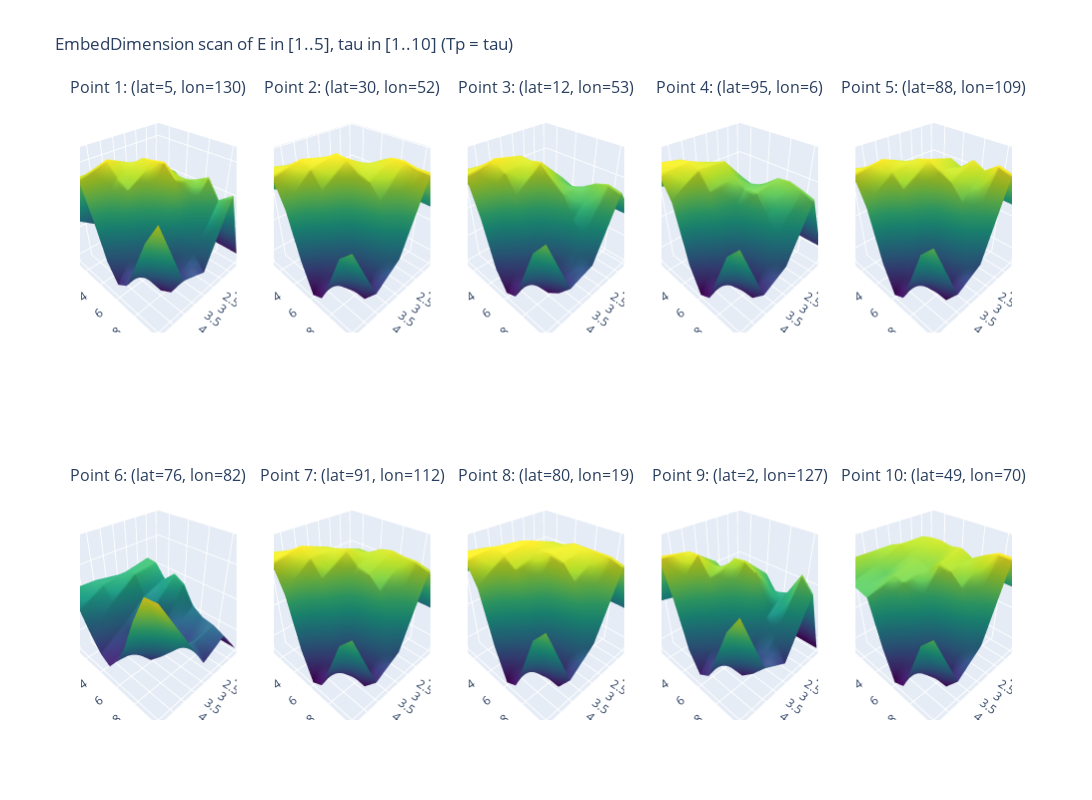

The notebook cell this image was saved under:
### Code cell
import xarray as xr
import pandas as pd
import numpy as np
import random

import plotly.graph_objects as go
from plotly.subplots import make_subplots

from pyEDM import EmbedDimension


# assert ds_sat.sizes["age"] == len(df_pre), (
#     "ds_sat age dimension must match length of precession time series."
# )


# Grab coordinate sizes
nlat = ds_sat.sizes["lat"]
nlon = ds_sat.sizes["lon"]
ages = ds_sat["age"].values  # not strictly needed but good to keep track

# ---------------------------------------------------------------------
# 2. Randomly select 10 (lat, lon) grid points
# ---------------------------------------------------------------------
all_pairs = [(ilat, ilon) for ilat in range(nlat) for ilon in range(nlon)]
random_pairs = random.sample(all_pairs, 10)  # pick 10 unique (ilat, ilon)



results_list = []  # will be a list of (ilat, ilon, Evals, Tauvals, RhoMatrix)

for idx, (ilat, ilon) in enumerate(random_pairs):
    # Extract local sat time series
    sat_ts = ds_sat["sat"].isel(lat=ilat, lon=ilon).values

    df_tmp = pd.DataFrame({
        "Time": ages,
        "pre": df_pre["pre"],  # predictor
        "sat": sat_ts          # target to predict
    })

    # We'll store a 2D array of shape (5,10) for E=1..5, tau=1..10
    # Accessed as RhoMatrix[E-1, tau-1].
    RhoMatrix = np.zeros((5, 10))

    # For each tau in 1..10, call EmbedDimension once with maxE=5 and Tp=tau
    for tau in range(1, 11):
        edm_out = EmbedDimension(
            dataFrame=df_tmp,
            columns="sat",
            target="pre",
            maxE=5,          # We'll evaluate E=1..5
            tau=tau,
            Tp=7,
            lib="1 120",     # Entire time series, adapt if needed
            pred="1 120",
            showPlot=False,  # We'll handle plotting ourselves
            # If you want to speed up or parallelize, you can set numThreads or numProcess
        )

        for e_row in edm_out.itertuples():
            e_val = e_row.E     # 1..5
            # print(e_val)
            rho_val = e_row.rho
            RhoMatrix[int(e_val - 1), int(tau - 1)] = rho_val

    # We'll store the axis values for plotting (note: we want these in 2D for a surface plot).
    E_axis = np.arange(1, 6)     # 1..5
    Tau_axis = np.arange(1, 11)  # 1..10

    # Save the result for this grid point
    results_list.append((ilat, ilon, E_axis, Tau_axis, RhoMatrix))

# ---------------------------------------------------------------------
# 4. Make a 3D surface plot for each of the 10 results
#    using Plotly subplots
# ---------------------------------------------------------------------

# We'll do 2 rows, 5 columns of 3D subplots
fig = make_subplots(
    rows=2, cols=5,
    specs=[
        [{"type": "surface"}]*5,
        [{"type": "surface"}]*5
    ],
    subplot_titles=[f"Point {i+1}: (lat={r[0]}, lon={r[1]})" for i, r in enumerate(results_list)]
)

for i, (ilat, ilon, E_axis, Tau_axis, RhoMatrix) in enumerate(results_list):

    E_grid, Tau_grid = np.meshgrid(E_axis, Tau_axis, indexing='ij')

    row = (i // 5) + 1
    col = (i % 5) + 1

    # Create the surface trace
    surf = go.Surface(
        x=E_grid,       # E dimension
        y=Tau_grid,     # tau dimension
        z=RhoMatrix,    # rho
        colorscale="Viridis",   # or any Plotly colormap you like
        showscale=False         # hide colorbar in subplots for neatness
    )
    fig.add_trace(surf, row=row, col=col)

# Update overall layout
fig.update_layout(
    height=800, width=1400,
    title="EmbedDimension scan of E in [1..5], tau in [1..10] (Tp = tau)",
    scene=dict(
        xaxis_title="E",
        yaxis_title="tau",
        zaxis_title="rho"
    ),
    # If you prefer separate axis labels per subplot, you can set them individually
    # with fig.update_xaxes(..., row=?, col=?)
)

fig.show()

### Figure 1 — Plotly figure (JSON) as saved in the notebook; plotly's stock layout.template omitted (floating-point values rounded to 4 significant figures)
{"data": [{"colorscale": [[0, "#440154"], [0.1111, "#482878"], [0.2222, "#3e4989"], [0.3333, "#31688e"], [0.4444, "#26828e"], [0.5556, "#1f9e89"], [0.6667, "#35b779"], [0.7778, "#6ece58"], [0.8889, "#b5de2b"], [1, "#fde725"]], "scene": "scene", "showscale": false, "type": "surface", "x": [[1, 1, 1, 1, 1, 1, 1, 1, 1, 1], [2, 2, 2, 2, 2, 2, 2, 2, 2, 2], [3, 3, 3, 3, 3, 3, 3, 3, 3, 3], [4, 4, 4, 4, 4, 4, 4, 4, 4, 4], [5, 5, 5, 5, 5, 5, 5, 5, 5, 5]], "y": [[1, 2, 3, 4, 5, 6, 7, 8, 9, 10], [1, 2, 3, 4, 5, 6, 7, 8, 9, 10], [1, 2, 3, 4, 5, 6, 7, 8, 9, 10], [1, 2, 3, 4, 5, 6, 7, 8, 9, 10], [1, 2, 3, 4, 5, 6, 7, 8, 9, 10]], "z": [[0.6103, 0.6103, 0.6103, 0.6103, 0.6103, 0.6103, 0.6103, 0.6103, 0.6103, 0.6103], [0.6547, 0.5801, 0.7014, 0.7544, 0.8597, 0.835, 0.8635, 0.884, 0.8309, 0.8612], [0.6408, 0.7722, 0.8888, 0.9163, 0.9222, 0.93, 0.8918, 0.7623, 0.709, 0.656], [0.6774, 0.8759, 0.9272, 0.8878, 0.8655, 0.7645, 0.6626, 0.5911, 0.6154, 0.6917], [0.7404, 0.8915, 0.9018, 0.8012, 0.683, 0.6223, 0.6495, 0.7442, 0.8422, 0.9104]]}, {"colorscale": [[0, "#440154"], [0.1111, "#482878"], [0.2222, "#3e4989"], [0.3333, "#31688e"], [0.4444, "#26828e"], [0.5556, "#1f9e89"], [0.6667, "#35b779"], [0.7778, "#6ece58"], [0.8889, "#b5de2b"], [1, "#fde725"]], "scene": "scene2", "showscale": false, "type": "surface", "x": [[1, 1, 1, 1, 1, 1, 1, 1, 1, 1], [2, 2, 2, 2, 2, 2, 2, 2, 2, 2], [3, 3, 3, 3, 3, 3, 3, 3, 3, 3], [4, 4, 4, 4, 4, 4, 4, 4, 4, 4], [5, 5, 5, 5, 5, 5, 5, 5, 5, 5]], "y": [[1, 2, 3, 4, 5, 6, 7, 8, 9, 10], [1, 2, 3, 4, 5, 6, 7, 8, 9, 10], [1, 2, 3, 4, 5, 6, 7, 8, 9, 10], [1, 2, 3, 4, 5, 6, 7, 8, 9, 10], [1, 2, 3, 4, 5, 6, 7, 8, 9, 10]], "z": [[0.8486, 0.8486, 0.8486, 0.8486, 0.8486, 0.8486, 0.8486, 0.8486, 0.8486, 0.8486], [0.828, 0.8547, 0.9164, 0.928, 0.9483, 0.971, 0.9889, 0.9926, 0.9863, 0.9866], [0.8439, 0.9217, 0.9721, 0.9926, 0.9891, 0.9678, 0.9534, 0.913, 0.8527, 0.7853], [0.8811, 0.9652, 0.9909, 0.9762, 0.9313, 0.843, 0.7422, 0.6744, 0.6761, 0.7263], [0.9107, 0.9832, 0.9736, 0.9011, 0.7646, 0.6685, 0.6866, 0.7754, 0.8711, 0.9085]]}, {"colorscale": [[0, "#440154"], [0.1111, "#482878"], [0.2222, "#3e4989"], [0.3333, "#31688e"], [0.4444, "#26828e"], [0.5556, "#1f9e89"], [0.6667, "#35b779"], [0.7778, "#6ece58"], [0.8889, "#b5de2b"], [1, "#fde725"]], "scene": "scene3", "showscale": false, "type": "surface", "x": [[1, 1, 1, 1, 1, 1, 1, 1, 1, 1], [2, 2, 2, 2, 2, 2, 2, 2, 2, 2], [3, 3, 3, 3, 3, 3, 3, 3, 3, 3], [4, 4, 4, 4, 4, 4, 4, 4, 4, 4], [5, 5, 5, 5, 5, 5, 5, 5, 5, 5]], "y": [[1, 2, 3, 4, 5, 6, 7, 8, 9, 10], [1, 2, 3, 4, 5, 6, 7, 8, 9, 10], [1, 2, 3, 4, 5, 6, 7, 8, 9, 10], [1, 2, 3, 4, 5, 6, 7, 8, 9, 10], [1, 2, 3, 4, 5, 6, 7, 8, 9, 10]], "z": [[0.7897, 0.7897, 0.7897, 0.7897, 0.7897, 0.7897, 0.7897, 0.7897, 0.7897, 0.7897], [0.845, 0.8835, 0.8696, 0.8515, 0.8826, 0.8673, 0.8842, 0.9099, 0.9232, 0.9139], [0.8527, 0.9001, 0.9583, 0.9561, 0.9652, 0.932, 0.8984, 0.8293, 0.7888, 0.7156], [0.8753, 0.949, 0.9785, 0.9492, 0.8901, 0.7805, 0.6701, 0.6057, 0.6392, 0.6928], [0.8922, 0.9561, 0.9576, 0.8467, 0.6846, 0.6146, 0.6345, 0.7449, 0.8557, 0.908]]}, {"colorscale": [[0, "#440154"], [0.1111, "#482878"], [0.2222, "#3e4989"], [0.3333, "#31688e"], [0.4444, "#26828e"], [0.5556, "#1f9e89"], [0.6667, "#35b779"], [0.7778, "#6ece58"], [0.8889, "#b5de2b"], [1, "#fde725"]], "scene": "scene4", "showscale": false, "type": "surface", "x": [[1, 1, 1, 1, 1, 1, 1, 1, 1, 1], [2, 2, 2, 2, 2, 2, 2, 2, 2, 2], [3, 3, 3, 3, 3, 3, 3, 3, 3, 3], [4, 4, 4, 4, 4, 4, 4, 4, 4, 4], [5, 5, 5, 5, 5, 5, 5, 5, 5, 5]], "y": [[1, 2, 3, 4, 5, 6, 7, 8, 9, 10], [1, 2, 3, 4, 5, 6, 7, 8, 9, 10], [1, 2, 3, 4, 5, 6, 7, 8, 9, 10], [1, 2, 3, 4, 5, 6, 7, 8, 9, 10], [1, 2, 3, 4, 5, 6, 7, 8, 9, 10]], "z": [[0.7151, 0.7151, 0.7151, 0.7151, 0.7151, 0.7151, 0.7151, 0.7151, 0.7151, 0.7151], [0.7676, 0.8515, 0.8401, 0.8746, 0.87, 0.8952, 0.9218, 0.9264, 0.9176, 0.9063], [0.8429, 0.9268, 0.9451, 0.9582, 0.9297, 0.9095, 0.9107, 0.8597, 0.8185, 0.749], [0.8809, 0.9655, 0.9711, 0.9619, 0.9148, 0.8162, 0.7087, 0.6677, 0.67, 0.7116], [0.904, 0.9797, 0.9645, 0.9091, 0.7421, 0.6587, 0.6779, 0.773, 0.8651, 0.9059]]}, {"colorscale": [[0, "#440154"], [0.1111, "#482878"], [0.2222, "#3e4989"], [0.3333, "#31688e"], [0.4444, "#26828e"], [0.5556, "#1f9e89"], [0.6667, "#35b779"], [0.7778, "#6ece58"], [0.8889, "#b5de2b"], [1, "#fde725"]], "scene": "scene5", "showscale": false, "type": "surface", "x": [[1, 1, 1, 1, 1, 1, 1, 1, 1, 1], [2, 2, 2, 2, 2, 2, 2, 2, 2, 2], [3, 3, 3, 3, 3, 3, 3, 3, 3, 3], [4, 4, 4, 4, 4, 4, 4, 4, 4, 4], [5, 5, 5, 5, 5, 5, 5, 5, 5, 5]], "y": [[1, 2, 3, 4, 5, 6, 7, 8, 9, 10], [1, 2, 3, 4, 5, 6, 7, 8, 9, 10], [1, 2, 3, 4, 5, 6, 7, 8, 9, 10], [1, 2, 3, 4, 5, 6, 7, 8, 9, 10], [1, 2, 3, 4, 5, 6, 7, 8, 9, 10]], "z": [[0.8397, 0.8397, 0.8397, 0.8397, 0.8397, 0.8397, 0.8397, 0.8397, 0.8397, 0.8397], [0.884, 0.8968, 0.9054, 0.9265, 0.9448, 0.9325, 0.9618, 0.9471, 0.9708, 0.9618], [0.8918, 0.925, 0.9394, 0.957, 0.9665, 0.9521, 0.933, 0.8964, 0.8404, 0.7553], [0.8966, 0.9384, 0.9692, 0.9487, 0.9151, 0.8306, 0.7107, 0.6652, 0.665, 0.7159], [0.9002, 0.9594, 0.9579, 0.8898, 0.7466, 0.6626, 0.6817, 0.7722, 0.8658, 0.9034]]}, {"colorscale": [[0, "#440154"], [0.1111, "#482878"], [0.2222, "#3e4989"], [0.3333, "#31688e"], [0.4444, "#26828e"], [0.5556, "#1f9e89"], [0.6667, "#35b779"], [0.7778, "#6ece58"], [0.8889, "#b5de2b"], [1, "#fde725"]], "scene": "scene6", "showscale": false, "type": "surface", "x": [[1, 1, 1, 1, 1, 1, 1, 1, 1, 1], [2, 2, 2, 2, 2, 2, 2, 2, 2, 2], [3, 3, 3, 3, 3, 3, 3, 3, 3, 3], [4, 4, 4, 4, 4, 4, 4, 4, 4, 4], [5, 5, 5, 5, 5, 5, 5, 5, 5, 5]], "y": [[1, 2, 3, 4, 5, 6, 7, 8, 9, 10], [1, 2, 3, 4, 5, 6, 7, 8, 9, 10], [1, 2, 3, 4, 5, 6, 7, 8, 9, 10], [1, 2, 3, 4, 5, 6, 7, 8, 9, 10], [1, 2, 3, 4, 5, 6, 7, 8, 9, 10]], "z": [[0.5415, 0.5415, 0.5415, 0.5415, 0.5415, 0.5415, 0.5415, 0.5415, 0.5415, 0.5415], [0.7034, 0.7678, 0.7647, 0.7252, 0.757, 0.7397, 0.6849, 0.6639, 0.6574, 0.642], [0.7287, 0.7543, 0.7613, 0.7019, 0.6846, 0.6349, 0.6334, 0.608, 0.6528, 0.6007], [0.7437, 0.7454, 0.7054, 0.6453, 0.6026, 0.6071, 0.5914, 0.63, 0.6746, 0.7349], [0.7468, 0.7022, 0.6419, 0.5947, 0.5736, 0.6206, 0.6906, 0.7868, 0.8638, 0.8673]]}, {"colorscale": [[0, "#440154"], [0.1111, "#482878"], [0.2222, "#3e4989"], [0.3333, "#31688e"], [0.4444, "#26828e"], [0.5556, "#1f9e89"], [0.6667, "#35b779"], [0.7778, "#6ece58"], [0.8889, "#b5de2b"], [1, "#fde725"]], "scene": "scene7", "showscale": false, "type": "surface", "x": [[1, 1, 1, 1, 1, 1, 1, 1, 1, 1], [2, 2, 2, 2, 2, 2, 2, 2, 2, 2], [3, 3, 3, 3, 3, 3, 3, 3, 3, 3], [4, 4, 4, 4, 4, 4, 4, 4, 4, 4], [5, 5, 5, 5, 5, 5, 5, 5, 5, 5]], "y": [[1, 2, 3, 4, 5, 6, 7, 8, 9, 10], [1, 2, 3, 4, 5, 6, 7, 8, 9, 10], [1, 2, 3, 4, 5, 6, 7, 8, 9, 10], [1, 2, 3, 4, 5, 6, 7, 8, 9, 10], [1, 2, 3, 4, 5, 6, 7, 8, 9, 10]], "z": [[0.7997, 0.7997, 0.7997, 0.7997, 0.7997, 0.7997, 0.7997, 0.7997, 0.7997, 0.7997], [0.8561, 0.9154, 0.9036, 0.9391, 0.9396, 0.9607, 0.9692, 0.9653, 0.9659, 0.9566], [0.884, 0.9415, 0.9588, 0.9654, 0.9746, 0.944, 0.9331, 0.902, 0.8409, 0.7583], [0.8985, 0.9647, 0.9864, 0.9667, 0.922, 0.8332, 0.7108, 0.6708, 0.6679, 0.7136], [0.9185, 0.9818, 0.9706, 0.9012, 0.753, 0.6599, 0.6801, 0.7717, 0.8647, 0.9039]]}, {"colorscale": [[0, "#440154"], [0.1111, "#482878"], [0.2222, "#3e4989"], [0.3333, "#31688e"], [0.4444, "#26828e"], [0.5556, "#1f9e89"], [0.6667, "#35b779"], [0.7778, "#6ece58"], [0.8889, "#b5de2b"], [1, "#fde725"]], "scene": "scene8", "showscale": false, "type": "surface", "x": [[1, 1, 1, 1, 1, 1, 1, 1, 1, 1], [2, 2, 2, 2, 2, 2, 2, 2, 2, 2], [3, 3, 3, 3, 3, 3, 3, 3, 3, 3], [4, 4, 4, 4, 4, 4, 4, 4, 4, 4], [5, 5, 5, 5, 5, 5, 5, 5, 5, 5]], "y": [[1, 2, 3, 4, 5, 6, 7, 8, 9, 10], [1, 2, 3, 4, 5, 6, 7, 8, 9, 10], [1, 2, 3, 4, 5, 6, 7, 8, 9, 10], [1, 2, 3, 4, 5, 6, 7, 8, 9, 10], [1, 2, 3, 4, 5, 6, 7, 8, 9, 10]], "z": [[0.7966, 0.7966, 0.7966, 0.7966, 0.7966, 0.7966, 0.7966, 0.7966, 0.7966, 0.7966], [0.8649, 0.8708, 0.9225, 0.9421, 0.9451, 0.9578, 0.9579, 0.9583, 0.9586, 0.9496], [0.866, 0.9257, 0.957, 0.967, 0.9543, 0.9556, 0.9469, 0.9126, 0.8507, 0.7842], [0.8913, 0.953, 0.965, 0.9572, 0.9328, 0.8514, 0.7411, 0.6768, 0.6757, 0.727], [0.8968, 0.9632, 0.9591, 0.9048, 0.7643, 0.67, 0.6878, 0.7757, 0.8696, 0.9087]]}, {"colorscale": [[0, "#440154"], [0.1111, "#482878"], [0.2222, "#3e4989"], [0.3333, "#31688e"], [0.4444, "#26828e"], [0.5556, "#1f9e89"], [0.6667, "#35b779"], [0.7778, "#6ece58"], [0.8889, "#b5de2b"], [1, "#fde725"]], "scene": "scene9", "showscale": false, "type": "surface", "x": [[1, 1, 1, 1, 1, 1, 1, 1, 1, 1], [2, 2, 2, 2, 2, 2, 2, 2, 2, 2], [3, 3, 3, 3, 3, 3, 3, 3, 3, 3], [4, 4, 4, 4, 4, 4, 4, 4, 4, 4], [5, 5, 5, 5, 5, 5, 5, 5, 5, 5]], "y": [[1, 2, 3, 4, 5, 6, 7, 8, 9, 10], [1, 2, 3, 4, 5, 6, 7, 8, 9, 10], [1, 2, 3, 4, 5, 6, 7, 8, 9, 10], [1, 2, 3, 4, 5, 6, 7, 8, 9, 10], [1, 2, 3, 4, 5, 6, 7, 8, 9, 10]], "z": [[0.5681, 0.5681, 0.5681, 0.5681, 0.5681, 0.5681, 0.5681, 0.5681, 0.5681, 0.5681], [0.6857, 0.7522, 0.7335, 0.7913, 0.7903, 0.8348, 0.7866, 0.8026, 0.8812, 0.8366], [0.753, 0.7792, 0.8646, 0.8425, 0.9052, 0.9113, 0.8914, 0.7626, 0.7139, 0.6348], [0.742, 0.8596, 0.9285, 0.9336, 0.8724, 0.7599, 0.6587, 0.5898, 0.6324, 0.6887], [0.7611, 0.8816, 0.9451, 0.8325, 0.6755, 0.6037, 0.632, 0.7388, 0.8465, 0.9107]]}, {"colorscale": [[0, "#440154"], [0.1111, "#482878"], [0.2222, "#3e4989"], [0.3333, "#31688e"], [0.4444, "#26828e"], [0.5556, "#1f9e89"], [0.6667, "#35b779"], [0.7778, "#6ece58"], [0.8889, "#b5de2b"], [1, "#fde725"]], "scene": "scene10", "showscale": false, "type": "surface", "x": [[1, 1, 1, 1, 1, 1, 1, 1, 1, 1], [2, 2, 2, 2, 2, 2, 2, 2, 2, 2], [3, 3, 3, 3, 3, 3, 3, 3, 3, 3], [4, 4, 4, 4, 4, 4, 4, 4, 4, 4], [5, 5, 5, 5, 5, 5, 5, 5, 5, 5]], "y": [[1, 2, 3, 4, 5, 6, 7, 8, 9, 10], [1, 2, 3, 4, 5, 6, 7, 8, 9, 10], [1, 2, 3, 4, 5, 6, 7, 8, 9, 10], [1, 2, 3, 4, 5, 6, 7, 8, 9, 10], [1, 2, 3, 4, 5, 6, 7, 8, 9, 10]], "z": [[0.869, 0.869, 0.869, 0.869, 0.869, 0.869, 0.869, 0.869, 0.869, 0.869], [0.9193, 0.9577, 0.9648, 0.9667, 0.9617, 0.9671, 0.9523, 0.9726, 0.9894, 0.9896], [0.9472, 0.9589, 0.9428, 0.9359, 0.9294, 0.9532, 0.9471, 0.9154, 0.8566, 0.7884], [0.9479, 0.9259, 0.9095, 0.927, 0.9218, 0.846, 0.7446, 0.6769, 0.6777, 0.7269], [0.9497, 0.9062, 0.9056, 0.8992, 0.7671, 0.6706, 0.6875, 0.7762, 0.8711, 0.9099]]}], "layout": {"annotations": [{"font": {"size": 16}, "showarrow": false, "text": "Point 1: (lat=5, lon=130)", "x": 0.084, "xanchor": "center", "xref": "paper", "y": 1, "yanchor": "bottom", "yref": "paper"}, {"font": {"size": 16}, "showarrow": false, "text": "Point 2: (lat=30, lon=52)", "x": 0.292, "xanchor": "center", "xref": "paper", "y": 1, "yanchor": "bottom", "yref": "paper"}, {"font": {"size": 16}, "showarrow": false, "text": "Point 3: (lat=12, lon=53)", "x": 0.5, "xanchor": "center", "xref": "paper", "y": 1, "yanchor": "bottom", "yref": "paper"}, {"font": {"size": 16}, "showarrow": false, "text": "Point 4: (lat=95, lon=6)", "x": 0.708, "xanchor": "center", "xref": "paper", "y": 1, "yanchor": "bottom", "yref": "paper"}, {"font": {"size": 16}, "showarrow": false, "text": "Point 5: (lat=88, lon=109)", "x": 0.916, "xanchor": "center", "xref": "paper", "y": 1, "yanchor": "bottom", "yref": "paper"}, {"font": {"size": 16}, "showarrow": false, "text": "Point 6: (lat=76, lon=82)", "x": 0.084, "xanchor": "center", "xref": "paper", "y": 0.375, "yanchor": "bottom", "yref": "paper"}, {"font": {"size": 16}, "showarrow": false, "text": "Point 7: (lat=91, lon=112)", "x": 0.292, "xanchor": "center", "xref": "paper", "y": 0.375, "yanchor": "bottom", "yref": "paper"}, {"font": {"size": 16}, "showarrow": false, "text": "Point 8: (lat=80, lon=19)", "x": 0.5, "xanchor": "center", "xref": "paper", "y": 0.375, "yanchor": "bottom", "yref": "paper"}, {"font": {"size": 16}, "showarrow": false, "text": "Point 9: (lat=2, lon=127)", "x": 0.708, "xanchor": "center", "xref": "paper", "y": 0.375, "yanchor": "bottom", "yref": "paper"}, {"font": {"size": 16}, "showarrow": false, "text": "Point 10: (lat=49, lon=70)", "x": 0.916, "xanchor": "center", "xref": "paper", "y": 0.375, "yanchor": "bottom", "yref": "paper"}], "height": 800, "scene": {"domain": {"x": [0, 0.168], "y": [0.625, 1]}, "xaxis": {"title": {"text": "E"}}, "yaxis": {"title": {"text": "tau"}}, "zaxis": {"title": {"text": "rho"}}}, "scene10": {"domain": {"x": [0.832, 1], "y": [0, 0.375]}}, "scene2": {"domain": {"x": [0.208, 0.376], "y": [0.625, 1]}}, "scene3": {"domain": {"x": [0.416, 0.584], "y": [0.625, 1]}}, "scene4": {"domain": {"x": [0.624, 0.792], "y": [0.625, 1]}}, "scene5": {"domain": {"x": [0.832, 1], "y": [0.625, 1]}}, "scene6": {"domain": {"x": [0, 0.168], "y": [0, 0.375]}}, "scene7": {"domain": {"x": [0.208, 0.376], "y": [0, 0.375]}}, "scene8": {"domain": {"x": [0.416, 0.584], "y": [0, 0.375]}}, "scene9": {"domain": {"x": [0.624, 0.792], "y": [0, 0.375]}}, "title": {"text": "EmbedDimension scan of E in [1..5], tau in [1..10] (Tp = tau)"}, "width": 1400}}
